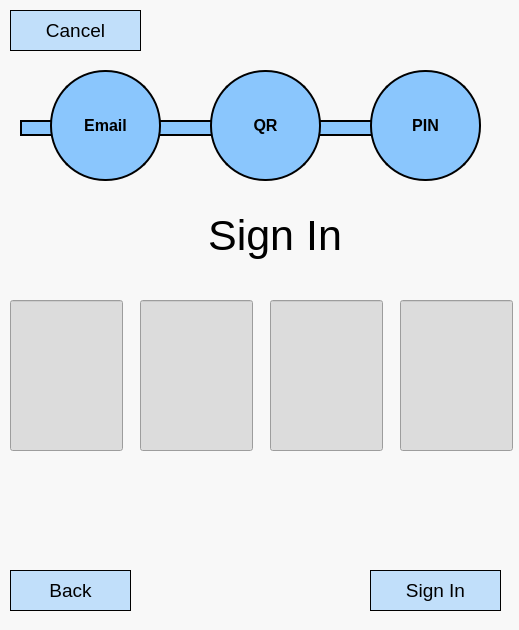
<?xml version="1.0" encoding="UTF-8"?>
<ui version="4.0">
 <class>Dialog</class>
 <widget class="QDialog" name="Dialog">
  <property name="geometry">
   <rect>
    <x>0</x>
    <y>0</y>
    <width>519</width>
    <height>630</height>
   </rect>
  </property>
  <property name="windowTitle">
   <string>Dialog</string>
  </property>
  <property name="styleSheet">
   <string notr="true">background-color: rgb(248, 248, 248);</string>
  </property>
  <widget class="QPushButton" name="btnSignIn">
   <property name="geometry">
    <rect>
     <x>370</x>
     <y>570</y>
     <width>131</width>
     <height>41</height>
    </rect>
   </property>
   <property name="font">
    <font>
     <pointsize>14</pointsize>
    </font>
   </property>
   <property name="styleSheet">
    <string notr="true">border: 0.5px solid #000000;
background-color: rgb(138, 198, 253,0.5);</string>
   </property>
   <property name="text">
    <string>Sign In</string>
   </property>
  </widget>
  <widget class="QLabel" name="txtSignInTitle">
   <property name="geometry">
    <rect>
     <x>140</x>
     <y>200</y>
     <width>270</width>
     <height>70</height>
    </rect>
   </property>
   <property name="font">
    <font>
     <pointsize>32</pointsize>
    </font>
   </property>
   <property name="text">
    <string>Sign In</string>
   </property>
   <property name="alignment">
    <set>Qt::AlignCenter</set>
   </property>
  </widget>
  <widget class="QPushButton" name="btnHome">
   <property name="geometry">
    <rect>
     <x>10</x>
     <y>10</y>
     <width>131</width>
     <height>41</height>
    </rect>
   </property>
   <property name="font">
    <font>
     <pointsize>14</pointsize>
    </font>
   </property>
   <property name="styleSheet">
    <string notr="true">border: 0.5px solid #000000;
background-color: rgb(138, 198, 253,0.5);</string>
   </property>
   <property name="text">
    <string>Cancel</string>
   </property>
  </widget>
  <widget class="QPushButton" name="btnBack">
   <property name="geometry">
    <rect>
     <x>10</x>
     <y>570</y>
     <width>121</width>
     <height>41</height>
    </rect>
   </property>
   <property name="font">
    <font>
     <pointsize>14</pointsize>
    </font>
   </property>
   <property name="styleSheet">
    <string notr="true">border: 0.5px solid #000000;
background-color: rgb(138, 198, 253,0.5);</string>
   </property>
   <property name="text">
    <string>Back</string>
   </property>
  </widget>
  <widget class="QLabel" name="progessPassword">
   <property name="geometry">
    <rect>
     <x>210</x>
     <y>70</y>
     <width>111</width>
     <height>111</height>
    </rect>
   </property>
   <property name="font">
    <font>
     <pointsize>12</pointsize>
     <weight>75</weight>
     <bold>true</bold>
    </font>
   </property>
   <property name="styleSheet">
    <string notr="true">  height: 50px;
  width: 50px;

  border-radius: 55%;

border: 2px solid black;
background-color: rgba(138, 198, 253,1);</string>
   </property>
   <property name="text">
    <string>QR</string>
   </property>
   <property name="alignment">
    <set>Qt::AlignCenter</set>
   </property>
  </widget>
  <widget class="QLabel" name="EmailToPassword">
   <property name="enabled">
    <bool>true</bool>
   </property>
   <property name="geometry">
    <rect>
     <x>130</x>
     <y>120</y>
     <width>101</width>
     <height>16</height>
    </rect>
   </property>
   <property name="styleSheet">
    <string notr="true">border: 2px solid black;
background-color: rgba(138, 198, 253,1);</string>
   </property>
   <property name="text">
    <string/>
   </property>
  </widget>
  <widget class="QLabel" name="progessEmail">
   <property name="geometry">
    <rect>
     <x>50</x>
     <y>70</y>
     <width>111</width>
     <height>111</height>
    </rect>
   </property>
   <property name="font">
    <font>
     <pointsize>12</pointsize>
     <weight>75</weight>
     <bold>true</bold>
    </font>
   </property>
   <property name="styleSheet">
    <string notr="true">  height: 50px;
  width: 50px;

  border-radius: 55%;

border: 2px solid black;
background-color: rgba(138, 198, 253,1);</string>
   </property>
   <property name="text">
    <string>Email</string>
   </property>
   <property name="alignment">
    <set>Qt::AlignCenter</set>
   </property>
  </widget>
  <widget class="QLabel" name="PasswordToPhone">
   <property name="enabled">
    <bool>true</bool>
   </property>
   <property name="geometry">
    <rect>
     <x>290</x>
     <y>120</y>
     <width>101</width>
     <height>16</height>
    </rect>
   </property>
   <property name="styleSheet">
    <string notr="true">border: 2px solid black;
background-color: rgba(138, 198, 253,1);</string>
   </property>
   <property name="text">
    <string/>
   </property>
  </widget>
  <widget class="QLabel" name="progressPhone">
   <property name="geometry">
    <rect>
     <x>370</x>
     <y>70</y>
     <width>111</width>
     <height>111</height>
    </rect>
   </property>
   <property name="font">
    <font>
     <pointsize>12</pointsize>
     <weight>75</weight>
     <bold>true</bold>
    </font>
   </property>
   <property name="styleSheet">
    <string notr="true">  height: 50px;
  width: 50px;

  border-radius: 55%;

border: 2px solid black;
background-color: rgba(138, 198, 253,1);</string>
   </property>
   <property name="text">
    <string>PIN</string>
   </property>
   <property name="alignment">
    <set>Qt::AlignCenter</set>
   </property>
  </widget>
  <widget class="QLabel" name="Entry">
   <property name="enabled">
    <bool>true</bool>
   </property>
   <property name="geometry">
    <rect>
     <x>20</x>
     <y>120</y>
     <width>101</width>
     <height>16</height>
    </rect>
   </property>
   <property name="styleSheet">
    <string notr="true">


border: 2px solid black;
background-color: rgba(138, 198, 253,1);</string>
   </property>
   <property name="text">
    <string/>
   </property>
  </widget>
  <widget class="QLineEdit" name="tfPin1">
   <property name="geometry">
    <rect>
     <x>10</x>
     <y>300</y>
     <width>113</width>
     <height>151</height>
    </rect>
   </property>
   <property name="font">
    <font>
     <pointsize>64</pointsize>
    </font>
   </property>
   <property name="styleSheet">
    <string notr="true">background-color: rgb(220, 220, 220);</string>
   </property>
   <property name="text">
    <string/>
   </property>
   <property name="maxLength">
    <number>1</number>
   </property>
   <property name="alignment">
    <set>Qt::AlignCenter</set>
   </property>
  </widget>
  <widget class="QLineEdit" name="tfPin2">
   <property name="geometry">
    <rect>
     <x>140</x>
     <y>300</y>
     <width>113</width>
     <height>151</height>
    </rect>
   </property>
   <property name="font">
    <font>
     <pointsize>64</pointsize>
    </font>
   </property>
   <property name="styleSheet">
    <string notr="true">background-color: rgb(220, 220, 220);</string>
   </property>
   <property name="text">
    <string/>
   </property>
   <property name="maxLength">
    <number>1</number>
   </property>
   <property name="alignment">
    <set>Qt::AlignCenter</set>
   </property>
  </widget>
  <widget class="QLineEdit" name="tfPin3">
   <property name="geometry">
    <rect>
     <x>270</x>
     <y>300</y>
     <width>113</width>
     <height>151</height>
    </rect>
   </property>
   <property name="font">
    <font>
     <pointsize>64</pointsize>
    </font>
   </property>
   <property name="styleSheet">
    <string notr="true">background-color: rgb(220, 220, 220);</string>
   </property>
   <property name="text">
    <string/>
   </property>
   <property name="maxLength">
    <number>1</number>
   </property>
   <property name="alignment">
    <set>Qt::AlignCenter</set>
   </property>
  </widget>
  <widget class="QLineEdit" name="tfPin4">
   <property name="geometry">
    <rect>
     <x>400</x>
     <y>300</y>
     <width>113</width>
     <height>151</height>
    </rect>
   </property>
   <property name="font">
    <font>
     <pointsize>64</pointsize>
    </font>
   </property>
   <property name="styleSheet">
    <string notr="true">background-color: rgb(220, 220, 220);</string>
   </property>
   <property name="text">
    <string/>
   </property>
   <property name="maxLength">
    <number>1</number>
   </property>
   <property name="alignment">
    <set>Qt::AlignCenter</set>
   </property>
  </widget>
  <zorder>btnSignIn</zorder>
  <zorder>txtSignInTitle</zorder>
  <zorder>btnHome</zorder>
  <zorder>btnBack</zorder>
  <zorder>EmailToPassword</zorder>
  <zorder>PasswordToPhone</zorder>
  <zorder>progressPhone</zorder>
  <zorder>Entry</zorder>
  <zorder>progessPassword</zorder>
  <zorder>progessEmail</zorder>
  <zorder>tfPin1</zorder>
  <zorder>tfPin2</zorder>
  <zorder>tfPin3</zorder>
  <zorder>tfPin4</zorder>
 </widget>
 <resources/>
 <connections/>
</ui>
